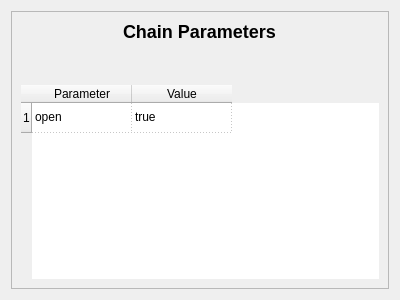
<?xml version="1.0" encoding="UTF-8"?>
<ui version="4.0">
 <class>Form</class>
 <widget class="QWidget" name="Form">
  <property name="geometry">
   <rect>
    <x>0</x>
    <y>0</y>
    <width>400</width>
    <height>300</height>
   </rect>
  </property>
  <property name="windowTitle">
   <string>Form</string>
  </property>
  <layout class="QGridLayout" name="gridLayout">
   <item row="0" column="0">
    <widget class="QFrame" name="frame">
     <property name="frameShape">
      <enum>QFrame::StyledPanel</enum>
     </property>
     <property name="frameShadow">
      <enum>QFrame::Raised</enum>
     </property>
     <layout class="QVBoxLayout" name="verticalLayout">
      <item alignment="Qt::AlignHCenter">
       <widget class="QLabel" name="label">
        <property name="styleSheet">
         <string notr="true"/>
        </property>
        <property name="text">
         <string>&lt;h2&gt;Chain Parameters&lt;h2&gt;</string>
        </property>
       </widget>
      </item>
      <item>
       <widget class="QTableWidget" name="param_table">
        <property name="sizePolicy">
         <sizepolicy hsizetype="Expanding" vsizetype="Expanding">
          <horstretch>1</horstretch>
          <verstretch>0</verstretch>
         </sizepolicy>
        </property>
        <property name="minimumSize">
         <size>
          <width>315</width>
          <height>30</height>
         </size>
        </property>
        <property name="frameShape">
         <enum>QFrame::NoFrame</enum>
        </property>
        <property name="lineWidth">
         <number>1</number>
        </property>
        <property name="showGrid">
         <bool>true</bool>
        </property>
        <property name="gridStyle">
         <enum>Qt::DotLine</enum>
        </property>
        <property name="sortingEnabled">
         <bool>true</bool>
        </property>
        <property name="rowCount">
         <number>1</number>
        </property>
        <attribute name="horizontalHeaderVisible">
         <bool>true</bool>
        </attribute>
        <attribute name="horizontalHeaderCascadingSectionResizes">
         <bool>true</bool>
        </attribute>
        <attribute name="horizontalHeaderDefaultSectionSize">
         <number>100</number>
        </attribute>
        <attribute name="horizontalHeaderMinimumSectionSize">
         <number>100</number>
        </attribute>
        <attribute name="horizontalHeaderStretchLastSection">
         <bool>false</bool>
        </attribute>
        <attribute name="verticalHeaderCascadingSectionResizes">
         <bool>true</bool>
        </attribute>
        <attribute name="verticalHeaderMinimumSectionSize">
         <number>30</number>
        </attribute>
        <attribute name="verticalHeaderShowSortIndicator" stdset="0">
         <bool>false</bool>
        </attribute>
        <row>
         <property name="text">
          <string>1</string>
         </property>
        </row>
        <column>
         <property name="text">
          <string>Parameter</string>
         </property>
        </column>
        <column>
         <property name="text">
          <string>Value</string>
         </property>
        </column>
        <item row="0" column="0">
         <property name="text">
          <string>open</string>
         </property>
        </item>
        <item row="0" column="1">
         <property name="text">
          <string>true</string>
         </property>
        </item>
       </widget>
      </item>
     </layout>
    </widget>
   </item>
  </layout>
 </widget>
 <resources/>
 <connections/>
</ui>
